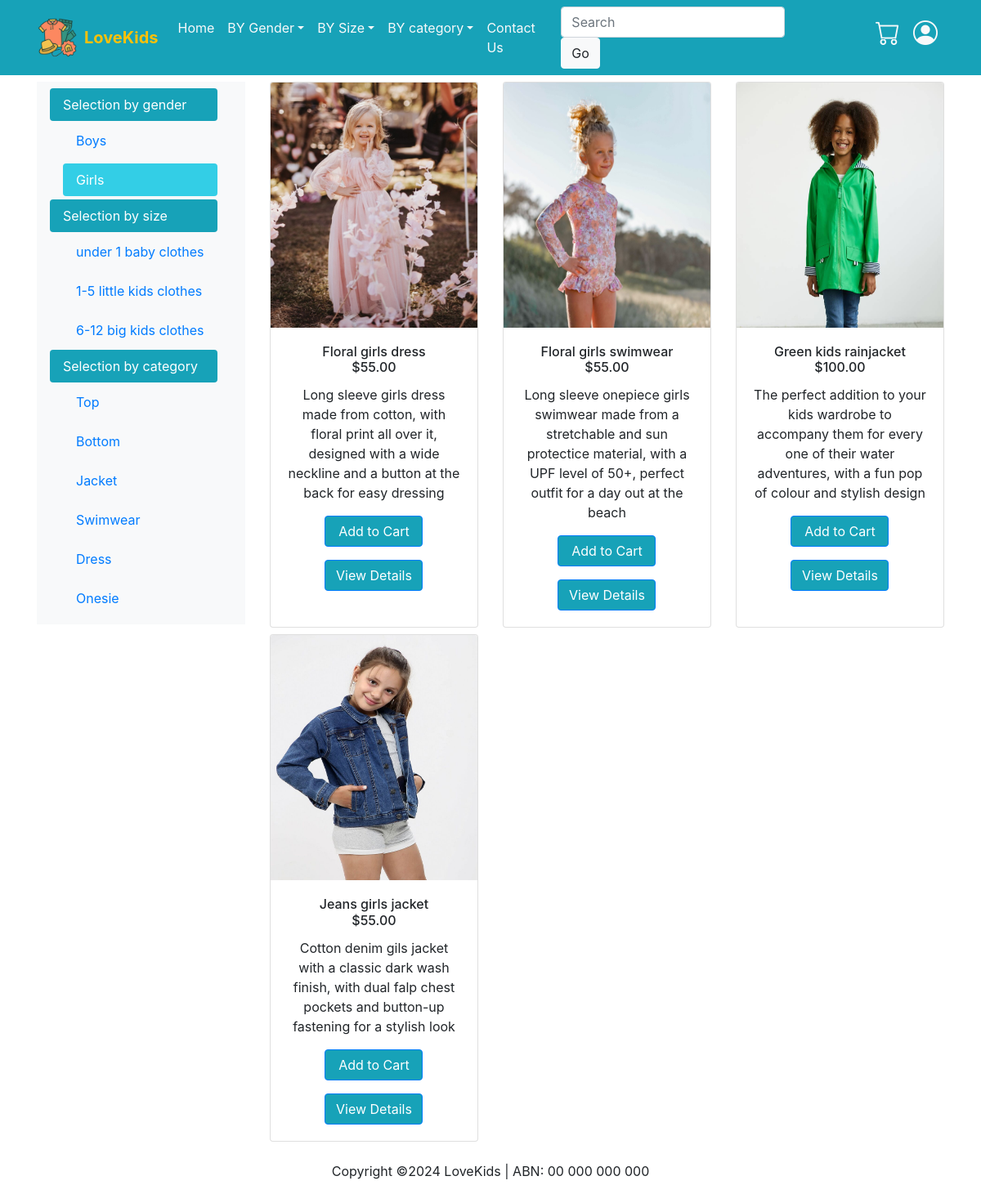
The app's page /product-list-by-gender/girl with its own data.
### LoveKids/models.py (models this page shows, shortened)
class Product(db.Model):
    __tablename__='products'
    id = db.Column(db.Integer, primary_key=True)
    name = db.Column(db.String(128), unique=True)
    title = db.Column(db.String(128), unique=True)
    sizerange = db.Column(db.String(64))
    size = db.Column(db.String(64))
    gender = db.Column(db.String(64))
    category = db.Column(db.String(64))
    color = db.Column(db.String(64))
    description = db.Column(db.String(500), nullable=False)
    image = db.Column(db.String(60), nullable=False, default='defaultproduct.jpg')
    cost = db.Column(db.Float, nullable=False)

### LoveKids/views.py (the view)
@bp.route('/product-list-by-gender/<string:gender>')
def productlistbygender(gender):
    products = Product.query.filter(Product.gender == gender)
    return render_template('productlist.html', productlist = products,
                           isBoy = gender == 'boy', isGirl = gender == 'girl')

### LoveKids/templates/productlist.html (shortened to what this page needs)
{% extends 'base.html' %}
{% block main %}
<div class="container mt-2 mb-2">
    <div class="row">
        <div class="col-3">
            <nav id="navbar-selections" class="navbar navbar-light bg-light width: 9rem">
                <nav class="nav nav-pills flex-column position-relative">
                    <span class="nav-link" id="nav-header">Selection by gender</span>
                    <nav class="nav nav-pills flex-column">
                        <a class="nav-link ml-3 my-1 {{ 'active' if isBoy else '' }}" href="/product-list-by-gender/boy">Boys</a>
                        <a class="nav-link ml-3 my-1 {{ 'active' if isGirl else '' }}" href="/product-list-by-gender/girl">Girls</a>
                    </nav>
                    <span class="nav-link" id="nav-header">Selection by size</span>
                    <nav class="nav nav-pills flex-column position-relative">
                        <a class="nav-link ml-3 my-1 {{ 'active' if isUnder1 else '' }}" href="/product-list-by-sizerange/under1">under 1 baby clothes</a>
                        <a class="nav-link ml-3 my-1 {{ 'active' if is1To5 else '' }}" href="/product-list-by-sizerange/1-5">1-5 little kids clothes</a>
                        <a class="nav-link ml-3 my-1 {{ 'active' if is6To12 else '' }}" href="/product-list-by-sizerange/6-12">6-12 big kids clothes</a>
                    </nav>
                    <span class="nav-link" id="nav-header">Selection by category</span>
                    <nav class="nav nav-pills flex-column position-relative">
                        <a class="nav-link ml-3 my-1 {{ 'active' if isTop else '' }}" href="/product-list-by-category/top">Top</a>
                        <a class="nav-link ml-3 my-1 {{ 'active' if isBottom else '' }}" href="/product-list-by-category/bottom">Bottom</a>
                        <a class="nav-link ml-3 my-1 {{ 'active' if isJacket else '' }}" href="/product-list-by-category/jacket">Jacket</a>
                        <a class="nav-link ml-3 my-1 {{ 'active' if isSwimwear else '' }}" href="/product-list-by-category/swimwear">Swimwear</a>
                        <a class="nav-link ml-3 my-1 {{ 'active' if isDress else '' }}" href="/product-list-by-category/dress">Dress</a>
                        <a class="nav-link ml-3 my-1 {{ 'active' if isOnesie else '' }}" href="/product-list-by-category/onesie">Onesie</a>
                    </nav>
                </nav>
            </nav>
        </div>
        <div class="col-9">
            {% for product in productlist %}
                {% with isNewRow = loop.index0 % 3 == 0,
                    isLastItemInRow = (loop.index0+1) % 3 == 0,
                    IsLastItemInList = (loop.index0 + 1) == productlist.length %}
                {% if isNewRow %}
                    <div class="row mb-2">
                {% endif %}
                <div class="col-4">
                    <div class="card text-center h-100">
                        <img class="card-img-top" src="/static/images/{{product.image}}" alt="{{product.title}}"
                            height="300px">
                        <div class="card-body">
                            <h6 class="card-title">{{product.title}}<br>{{"$%.2f"|format(product.cost)}}</h6>
                            <p class = "card-text">{{product.description}}</p>
                            <form action="{{ url_for('main.cart') }}">
                                <button class="btn btn-primary mb-3" style="width: 120px; background-color: #17a2b8" type="submit">Add to Cart</button>
                            </form>
                            <a class="btn btn-primary" style="width: 120px; background-color: #17a2b8" href="/productdetails/{{product.id}}" role="button">View Details</a>
                            </div>
                    </div>
                </div>
                {% if isLastItemInRow or isLastItemInList %}
                    </div>
                {% endif %}
                {% endwith %}
            {% endfor %}
        </div>
    </div>
    {% endblock %}

### records on screen
Product: image (picture), title "Floral girls dress", cost "$55.00", description "Long sleeve girls dress made from cotton, with floral print all over it, designed with a wide neckline and a button at the back for easy dressing"
Product: image (picture), title "Floral girls swimwear", cost "$55.00", description "Long sleeve onepiece girls swimwear made from a stretchable and sun protectice material, with a UPF level of 50+, perfect outfit for a day out at the beach"
Product: image (picture), title "Green kids rainjacket", cost "$100.00", description "The perfect addition to your kids wardrobe to accompany them for every one of their water adventures, with a fun pop of colour and stylish design"
Product: image (picture), title "Jeans girls jacket", cost "$55.00", description "Cotton denim gils jacket with a classic dark wash finish, with dual falp chest pockets and button-up fastening for a stylish look"
